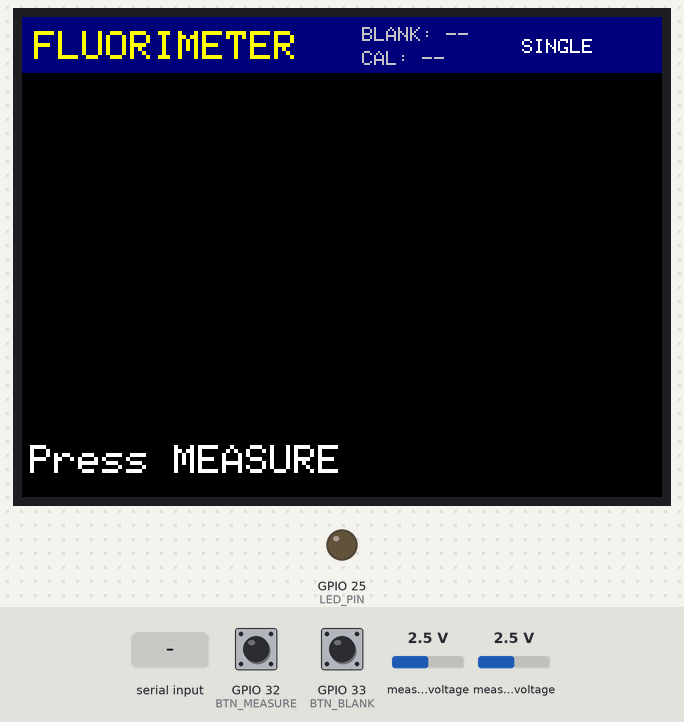
The sketch below on a simulated ESP32. On the bench: 320×240 colour display, output pins drawn as LEDs (lit = HIGH). Inputs (shaded band) come from the test bench; at power-on: GPIO 32 (BTN_MEASURE) HIGH, GPIO 33 (BTN_BLANK) HIGH, measured voltage 2.5 V. EEPROM starts erased; what the sketch prints to the serial monitor is not drawn.

Above: at 1.4 s.
1.5 s: GPIO 32 (BTN_MEASURE) pulled LOW for 3.2 s
At 6.8 s:
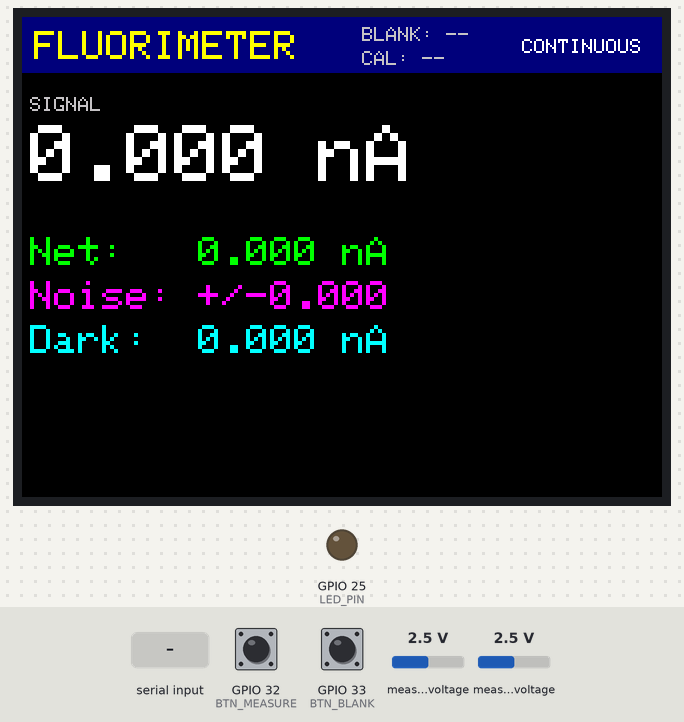
7.7 s: "blank\n" received over Serial
At 9.6 s:
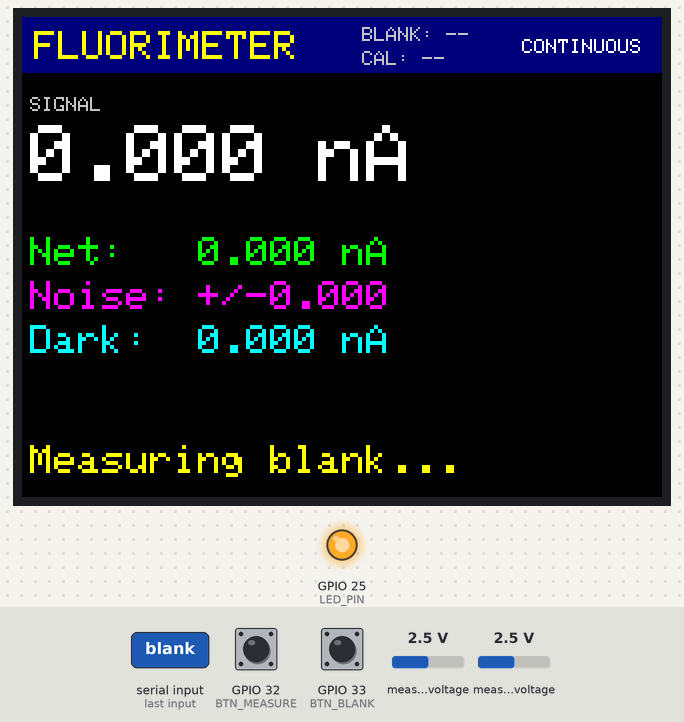
10.7 s: "std 90\n" received over Serial
13.7 s: GPIO 33 (BTN_BLANK) pulled LOW for 3.2 s
At 17.4 s:
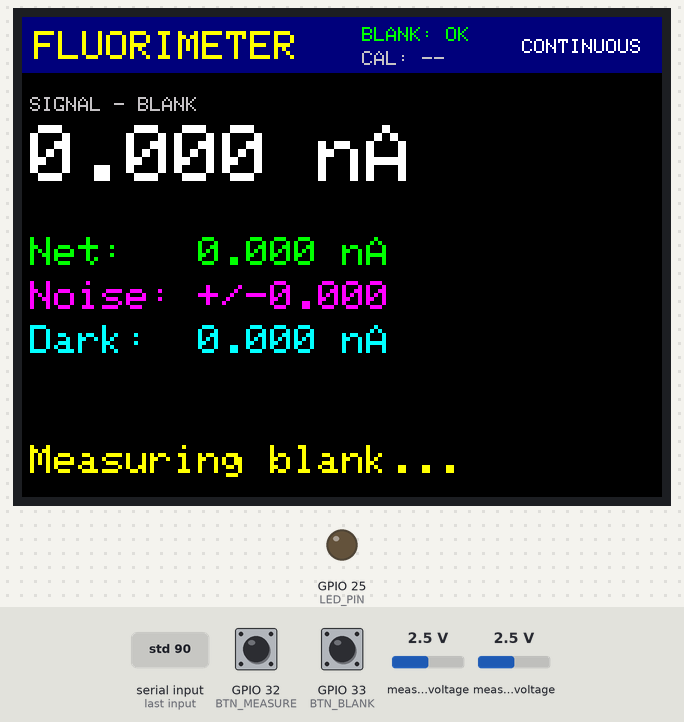
22.9 s: measured voltage (sensor 200) set to 0.1 V
24.6 s: measured voltage (sensor 201) set to 1.2 V
At 31.9 s:
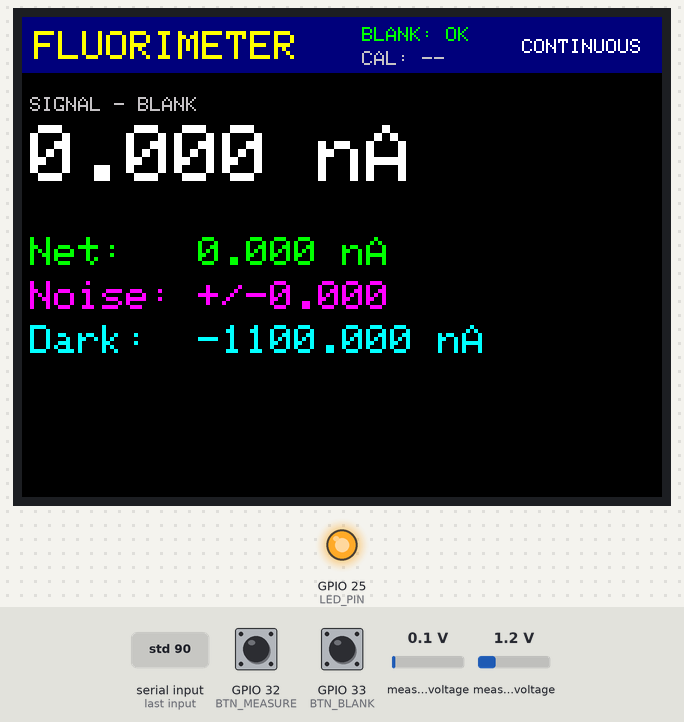
Timing chart, 0 to 32.2 s (numbered marks = the images above; inputs shaded):
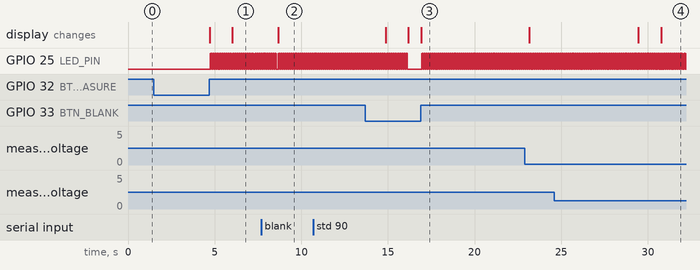

Measured:
- after the input at 1.5 s, GPIO 25 (LED_PIN): LOW → HIGH after 3.2 s, then moves between LOW and HIGH, repeating every 0.50 s; the display: first changes after 3.2 s (image 1 shows a later state)
- after the input at 7.7 s, the display: changes after 0.98 s (image 2)

The sketch:

fluorimeter.ino
```cpp
// ESP32 Fluorimeter
// Libraries: Adafruit ADS1X15, Adafruit ILI9341, Adafruit GFX
// Board: ESP32 Dev Module

#include <Wire.h>
#include <SPI.h>
#include <Preferences.h>
#include <Adafruit_ADS1X15.h>
#include <Adafruit_GFX.h>
#include <Adafruit_ILI9341.h>

#define TFT_CS      5
#define TFT_DC      2
#define TFT_RST     4
#define LED_PIN     25
#define BTN_MEASURE 32
#define BTN_BLANK   33

const float RF = 1.0e6;       // feedback resistor (ohms)
const int   PAIRS = 32;       // LED on/off pairs per reading
const int   REPEATS = 5;      // readings averaged for blank / standard
const char* UNITS = "uM";

Adafruit_ILI9341 tft(TFT_CS, TFT_DC, TFT_RST);
Adafruit_ADS1115 ads;
Preferences prefs;

float blank = 0;
bool  blankSet = false;
float stdConc[8], stdSig[8];
int   numStd = 0;
float slope = 0, intercept = 0;
bool  calibrated = false;
bool  continuous = false;

float net, noise, dark;
bool  saturated;

// ---------- measurement ----------

float readVolts() {
  int16_t raw = ads.readADC_Differential_0_1();
  if (raw >= 32767 || raw <= -32768) saturated = true;
  return ads.computeVolts(raw);
}

void measure() {
  float sum = 0, sumSq = 0, sumOff = 0;
  saturated = false;

  for (int i = 0; i < PAIRS; i++) {
    digitalWrite(LED_PIN, LOW);
    delay(3);
    float off = readVolts();
    digitalWrite(LED_PIN, HIGH);
    delay(3);
    float on = readVolts();

    float d = on - off;
    sum += d;
    sumSq += d * d;
    sumOff += off;
  }
  digitalWrite(LED_PIN, LOW);

  float mean = sum / PAIRS;
  float var = max(0.0f, (sumSq - sum * sum / PAIRS) / (PAIRS - 1));

  net   = mean / RF * 1e9;                 // nA
  noise = sqrt(var / PAIRS) / RF * 1e9;    // nA
  dark  = sumOff / PAIRS / RF * 1e9;       // nA
}

float averageNet() {
  float sum = 0;
  for (int i = 0; i < REPEATS; i++) {
    measure();
    sum += net;
  }
  return sum / REPEATS;
}

// ---------- calibration ----------

void fit() {
  calibrated = false;
  if (!blankSet || numStd == 0) return;

  if (numStd == 1) {
    slope = (stdSig[0] - blank) / stdConc[0];
    intercept = 0;
  } else {
    float sx = 0, sy = 0, sxx = 0, sxy = 0;
    for (int i = 0; i < numStd; i++) {
      float x = stdConc[i], y = stdSig[i] - blank;
      sx += x; sy += y; sxx += x * x; sxy += x * y;
    }
    slope = (numStd * sxy - sx * sy) / (numStd * sxx - sx * sx);
    intercept = (sy - slope * sx) / numStd;
  }
  calibrated = (slope != 0);
}

float concentration() {
  return (net - blank - intercept) / slope;
}

void save() {
  prefs.begin("fluoro", false);
  prefs.putBool("blankSet", blankSet);
  prefs.putFloat("blank", blank);
  prefs.putInt("numStd", numStd);
  prefs.putBytes("conc", stdConc, sizeof(stdConc));
  prefs.putBytes("sig", stdSig, sizeof(stdSig));
  prefs.end();
}

void load() {
  prefs.begin("fluoro", true);
  blankSet = prefs.getBool("blankSet", false);
  blank = prefs.getFloat("blank", 0);
  numStd = constrain(prefs.getInt("numStd", 0), 0, 8);
  prefs.getBytes("conc", stdConc, sizeof(stdConc));
  prefs.getBytes("sig", stdSig, sizeof(stdSig));
  prefs.end();
  fit();
}

// ---------- display ----------

void line(int y, int size, uint16_t color, String text) {
  while ((int)text.length() < 320 / (6 * size)) text += " ";
  tft.setTextSize(size);
  tft.setTextColor(color, ILI9341_BLACK);
  tft.setCursor(4, y);
  tft.print(text);
}

void message(String text, uint16_t color) {
  line(214, 2, color, text);
}

void drawHeader() {
  tft.fillRect(0, 0, 320, 28, ILI9341_NAVY);
  tft.setTextSize(2);
  tft.setTextColor(ILI9341_YELLOW);
  tft.setCursor(6, 7);
  tft.print("FLUORIMETER");
  tft.setTextSize(1);
  tft.setTextColor(blankSet ? ILI9341_GREEN : ILI9341_LIGHTGREY);
  tft.setCursor(170, 5);
  tft.print(blankSet ? "BLANK: OK" : "BLANK: --");
  tft.setTextColor(calibrated ? ILI9341_GREEN : ILI9341_LIGHTGREY);
  tft.setCursor(170, 17);
  tft.print(calibrated ? "CAL: OK" : "CAL: --");
  tft.setTextColor(ILI9341_WHITE);
  tft.setCursor(250, 11);
  tft.print(continuous ? "CONTINUOUS" : "SINGLE");
}

void showResult() {
  if (calibrated) {
    line(40, 1, ILI9341_LIGHTGREY, "CONCENTRATION");
    line(54, 4, ILI9341_WHITE, String(concentration(), 3) + " " + UNITS);
  } else {
    line(40, 1, ILI9341_LIGHTGREY, blankSet ? "SIGNAL - BLANK" : "SIGNAL");
    line(54, 4, ILI9341_WHITE, String(net - (blankSet ? blank : 0), 3) + " nA");
  }
  line(110, 2, ILI9341_GREEN,   "Net:   " + String(net, 3) + " nA");
  line(132, 2, ILI9341_MAGENTA, "Noise: +/-" + String(noise, 3));
  line(154, 2, ILI9341_CYAN,    "Dark:  " + String(dark, 3) + " nA");
  if (saturated) message("SATURATED", ILI9341_RED);
  else message("", ILI9341_WHITE);
}

// ---------- actions ----------

void doMeasure() {
  measure();
  showResult();
  Serial.printf("net %.3f nA, noise %.3f, dark %.3f", net, noise, dark);
  if (calibrated) Serial.printf(", conc %.3f %s", concentration(), UNITS);
  Serial.println(saturated ? "  SATURATED" : "");
}

void doBlank() {
  message("Measuring blank...", ILI9341_YELLOW);
  blank = averageNet();
  blankSet = true;
  fit();
  save();
  drawHeader();
  message("Blank stored", ILI9341_GREEN);
  Serial.printf("Blank = %.3f nA\n", blank);
}

void doStandard(float conc) {
  if (numStd >= 8) return;
  message("Measuring standard...", ILI9341_YELLOW);
  stdConc[numStd] = conc;
  stdSig[numStd] = averageNet();
  Serial.printf("Standard %d: %.3f %s -> %.3f nA\n", numStd + 1, conc, UNITS, stdSig[numStd]);
  numStd++;
  save();
  message("Standard stored", ILI9341_GREEN);
}

int button(int pin) {          // 0 = none, 1 = short press, 2 = long press
  if (digitalRead(pin) == HIGH) return 0;
  delay(30);
  unsigned long t = millis();
  while (digitalRead(pin) == LOW) {
    if (millis() - t > 1000) {
      while (digitalRead(pin) == LOW) delay(10);
      return 2;
    }
    delay(10);
  }
  return 1;
}

void serialCommands() {
  if (!Serial.available()) return;
  String cmd = Serial.readStringUntil('\n');
  cmd.trim();

  if (cmd == "m") doMeasure();
  else if (cmd == "blank") doBlank();
  else if (cmd.startsWith("std ")) doStandard(cmd.substring(4).toFloat());
  else if (cmd == "fit") {
    fit();
    drawHeader();
    if (calibrated) Serial.printf("signal - blank = %.4f * conc + %.4f\n", slope, intercept);
    else Serial.println("Need blank and standards first");
  }
  else if (cmd == "clear") {
    numStd = 0;
    calibrated = false;
    save();
    drawHeader();
    Serial.println("Standards cleared");
  }
}

// ---------- main ----------

void setup() {
  Serial.begin(115200);
  pinMode(LED_PIN, OUTPUT);
  pinMode(BTN_MEASURE, INPUT_PULLUP);
  pinMode(BTN_BLANK, INPUT_PULLUP);

  tft.begin();
  tft.setRotation(1);
  tft.fillScreen(ILI9341_BLACK);

  Wire.begin(21, 22);
  if (!ads.begin(0x48)) {
    line(100, 2, ILI9341_RED, "ADS1115 not found");
    while (true) delay(1000);
  }
  ads.setGain(GAIN_TWO);                 // +/-2.048 V
  ads.setDataRate(RATE_ADS1115_860SPS);

  load();
  drawHeader();
  message("Press MEASURE", ILI9341_WHITE);
  Serial.println("Commands: m, blank, std <conc>, fit, clear");
}

void loop() {
  int b = button(BTN_MEASURE);
  if (b == 1) {
    if (continuous) { continuous = false; drawHeader(); }
    else doMeasure();
  }
  if (b == 2) {
    continuous = !continuous;
    drawHeader();
  }

  if (button(BTN_BLANK) == 1) doBlank();

  serialCommands();

  if (continuous) doMeasure();
}
```
